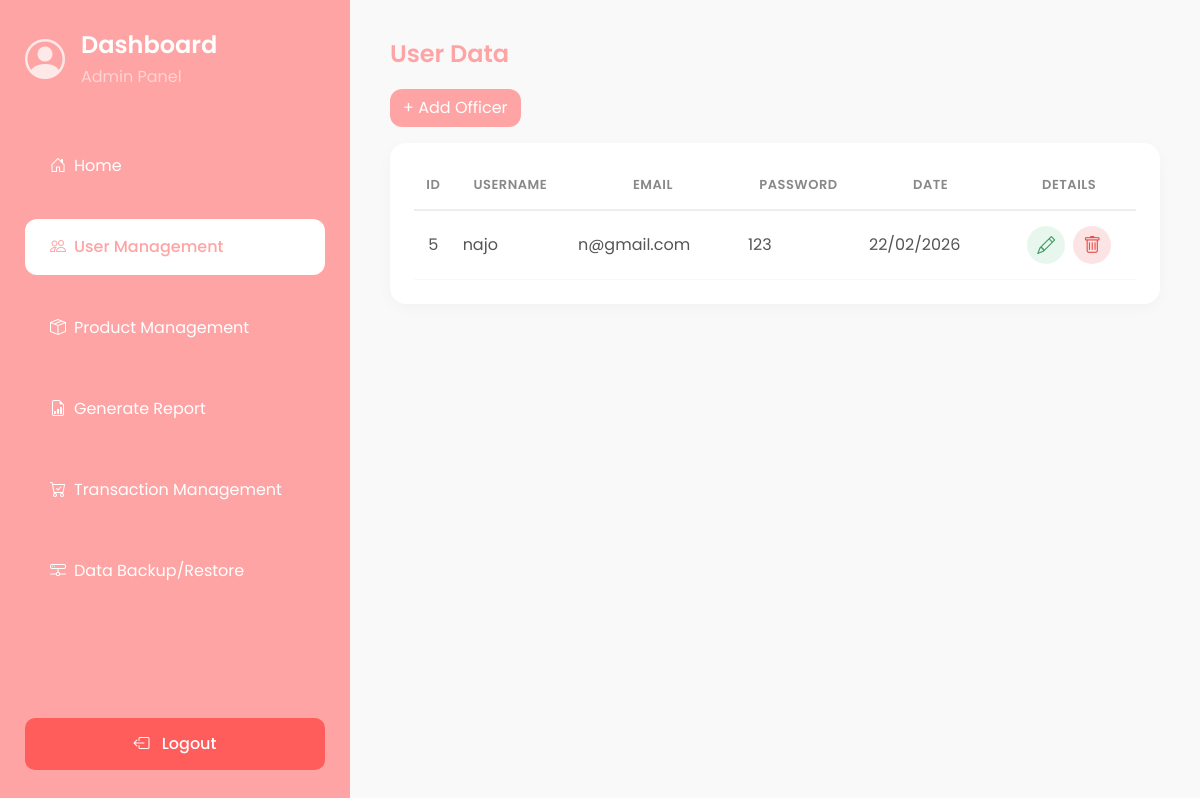
/admin/user-management.php (signed in), run on the app's committed database.
### tables this page shows
CREATE TABLE `users` (
  `id` int(11) NOT NULL AUTO_INCREMENT,
  `username` varchar(50) DEFAULT NULL,
  `full_name` varchar(100) DEFAULT NULL,
  `address` text DEFAULT NULL,
  `refund_name` varchar(100) DEFAULT NULL,
  `refund_method` varchar(50) DEFAULT NULL,
  `refund_number` varchar(100) DEFAULT NULL,
  `email` varchar(100) DEFAULT NULL,
  `password` varchar(255) NOT NULL,
  `plain_password` varchar(255) DEFAULT NULL,
  `created_at` timestamp NOT NULL DEFAULT current_timestamp(),
  `role` enum('admin','officer','customer') NOT NULL DEFAULT 'officer',
  PRIMARY KEY (`id`),
  UNIQUE KEY `username` (`username`)
);

### admin/user-management.php (the view, shortened to what this page needs)
<?php
require_once '../config/database.php';
$users = mysqli_query($conn, "SELECT * FROM users WHERE role='officer'");
?>
<!DOCTYPE html>
<html lang="en">
<head>
    <link href="https://cdn.jsdelivr.net/npm/bootstrap@5.3.3/dist/css/bootstrap.min.css" rel="stylesheet">
    <link href="https://cdn.jsdelivr.net/npm/bootstrap-icons/font/bootstrap-icons.css" rel="stylesheet">
</head>
<body>
<div class="d-flex min-vh-100">
    <?php include 'sidebar.php'; ?>
    <div class="content">
        <h4 class="page-title">User Data</h4>
        <button class="btn btn-pink mb-3" data-bs-toggle="modal" data-bs-target="#addOfficer">
            + Add Officer
        </button>
        <div class="table-wrapper table-responsive">
            <table class="table align-middle">
                <thead>
                    <tr class="text-center">
                        <th>ID</th>
                        <th>Username</th>
                        <th>Email</th>
                        <th>Password</th>
                        <th>Date</th>
                        <th>Details</th>
                    </tr>
                </thead>
                <tbody>
                <?php while ($row = mysqli_fetch_assoc($users)) : ?>
                    <tr>
                        <td class="text-center"><?= $row['id'] ?></td>
                        <td><?= $row['username'] ?></td>
                        <td><?= $row['email'] ?></td>
                        <td><?= $row['plain_password'] ?></td>
                        <td><?= date('d/m/Y', strtotime($row['created_at'])) ?></td>
                        <td class="text-center">
                            <div class="d-flex justify-content-center gap-2">
                                <div class="action-box action-edit"
                                    data-bs-toggle="modal"
                                    data-bs-target="#editOfficer"
                                    data-id="<?= $row['id'] ?>"
                                    data-username="<?= $row['username'] ?>"
                                    data-email="<?= $row['email'] ?>"
                                    data-password="<?= $row['plain_password'] ?>">
                                    <i class="bi bi-pencil"></i>
                                </div>
                                <div class="action-box action-delete"
                                    data-bs-toggle="modal"
                                    data-bs-target="#deleteOfficer"
                                    data-id="<?= $row['id'] ?>"
                                    data-username="<?= $row['username'] ?>">
                                    <i class="bi bi-trash"></i>
                                </div>
                            </div>
                        </td>
                    </tr>
                <?php endwhile; ?>
                </tbody>
            </table>
        </div>
    </div>
</div>
</body>
</html>

### admin/user-management.php (style rules this page uses)
body { font-family: Poppins, sans-serif; background: #f9f9f9; overflow: hidden; }
.content { padding: 40px; flex: 1; }
.page-title { color: #FFA4A4; font-weight: 600; margin-bottom: 20px; }
.btn-pink { background: #FFA4A4; color: #fff; border-radius: 12px; }
.table-wrapper { background: #fff; border-radius: 16px; padding: 24px; box-shadow: 0 4px 15px rgba(0,0,0,0.03); }
.table { margin-bottom: 0; }
.table thead th { background: transparent !important; color: #888 !important; text-align: center; vertical-align: middle; font-weight: 600; text-transform: uppercase; font-size: 13px; letter-spacing: 0.5px; border-bottom: 2px solid #eee !important; padding-bottom: 15px; }
.table td { border-bottom: 1px solid #f8f8f8; padding: 15px 10px; color: #555; vertical-align: middle; }
.table tbody tr { transition: background 0.2s; }
.action-box { width: 38px; height: 38px; border-radius: 50%; display: inline-flex; align-items: center; justify-content: center; cursor: pointer; transition: all 0.2s ease; font-size: 16px; }
.action-edit { background-color: rgba(99, 199, 138, 0.15); color: #409960; }
.action-delete { background-color: rgba(235, 76, 76, 0.15); color: #EB4C4C; }
.action-box i { font-size: 18px; }

### data on the page
users: id "5", username "najo", email "n@gmail.com", plain_password "123", created_at "22/02/2026"
